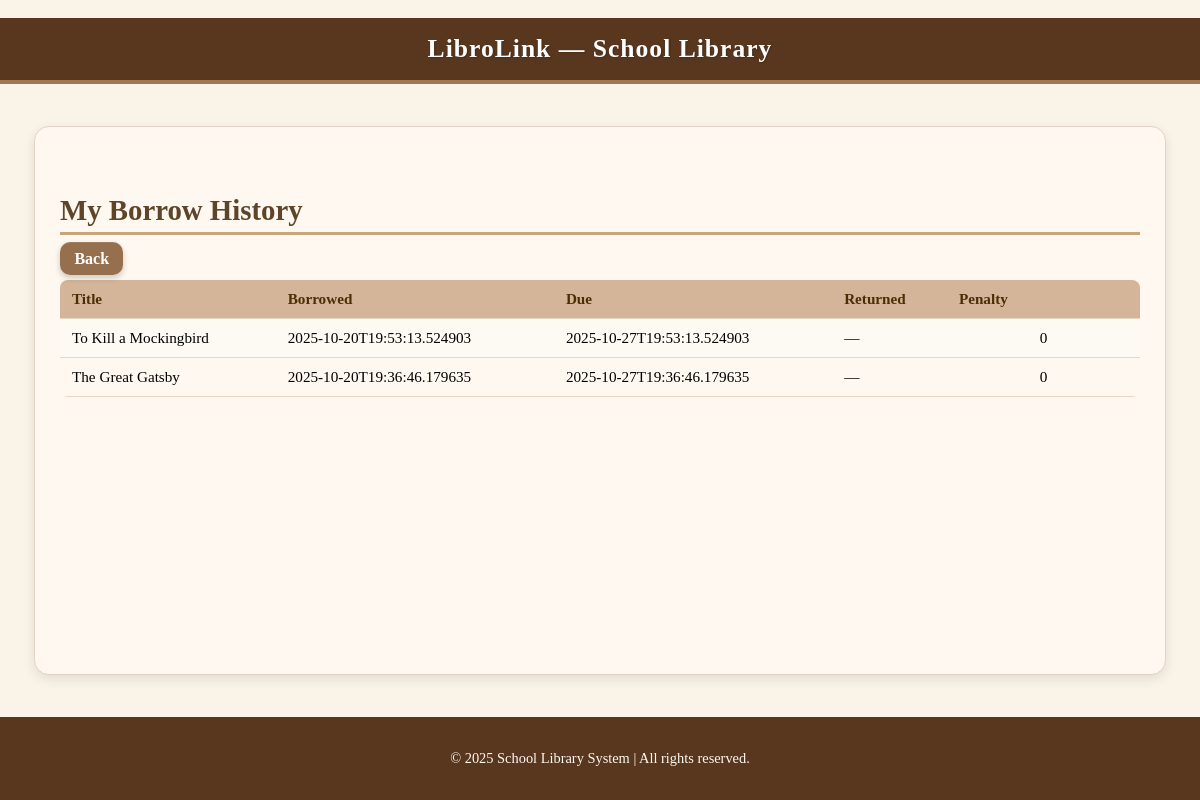
/my_history (signed in), run on the app's committed database.
### tables this page shows
CREATE TABLE borrow_records (
    id INTEGER PRIMARY KEY AUTOINCREMENT,
    user_id INTEGER NOT NULL,
    book_id INTEGER NOT NULL,
    borrow_date TEXT NOT NULL,
    due_date TEXT NOT NULL,
    return_date TEXT,
    penalty REAL DEFAULT 0,
    FOREIGN KEY(user_id) REFERENCES users(id),
    FOREIGN KEY(book_id) REFERENCES books(id)
);

CREATE TABLE books (
    id INTEGER PRIMARY KEY AUTOINCREMENT,
    title TEXT NOT NULL,
    author TEXT,
    available INTEGER DEFAULT 1
);

### app.py (the view)
@app.route('/my_history')
def my_history():
    if 'user_id' not in session:
        flash("Login to view history.")
        return redirect(url_for('login'))
    conn = get_db_connection()
    records = conn.execute('''
        SELECT br.*, b.title, b.author FROM borrow_records br
        JOIN books b ON br.book_id = b.id
        WHERE br.user_id = ?
        ORDER BY br.borrow_date DESC
    ''', (session['user_id'],)).fetchall()
    conn.close()
    return render_template('history.html', records=records)

### app.py (called while the page is built)
def get_db_connection():
    conn = sqlite3.connect(DB)
    conn.row_factory = sqlite3.Row
    return conn

### templates/history.html
{% extends 'base.html' %}
{% block content %}
<h2>My Borrow History</h2>
<a href="{{ url_for('user_dashboard') }}">Back</a>
{% if records %}
  <table class="table">
    <tr><th>Title</th><th>Borrowed</th><th>Due</th><th>Returned</th><th>Penalty</th></tr>
    {% for r in records %}
    <tr>
      <td>{{ r['title'] }}</td>
      <td>{{ r['borrow_date'] }}</td>
      <td>{{ r['due_date'] }}</td>
      <td>{{ r['return_date'] or '—' }}</td>
      <td>{{ r['penalty'] or 0 }}</td>
    </tr>
    {% endfor %}
  </table>
{% else %}
  <p>No history yet.</p>
{% endif %}
{% endblock %}

### static/style.css (style rules this page uses)
body { font-family: 'Georgia', serif; background-color: #FAF4E8 !important; margin: 0; padding: 0; display: flex; flex-direction: column; min-height: 100vh; }
h2 { color: #5E452A; font-family: 'Times New Roman', serif; font-size: 1.8rem; margin-bottom: 15px; border-bottom: 3px solid #C8A67A; padding-bottom: 5px; }
a, button { background-color: #966F4E; color: white; border: none; padding: 0.5rem 0.9rem; border-radius: 10px; text-decoration: none; cursor: pointer; transition: all 0.3s ease; font-weight: bold; box-shadow: 0 3px 6px rgba(0,0,0,0.2), inset 0 1px 0 rgba(255, 255, 255, 0.1); }
.table { width: 100%; border-collapse: collapse; margin-top: 12px; font-size: 0.95rem; border-radius: 8px; overflow: hidden; }
.table th, .table td { padding: 10px 12px; text-align: left; border-bottom: 1px solid #E6D6C2; }
.table th { background-color: #D4B599; color: #4B2E05; font-weight: 600; }
.table tr:nth-child(even) { background-color: #FDF9F3; }
.table td:last-child { text-align: center; white-space: nowrap; min-width: 120px; }

### data on the page
borrow_records: title "To Kill a Mockingbird", borrow_date "2025-10-20T19:53:13.524903", due_date "2025-10-27T19:53:13.524903", r "—", penalty "0"
borrow_records: title "The Great Gatsby", borrow_date "2025-10-20T19:36:46.179635", due_date "2025-10-27T19:36:46.179635", r "—", penalty "0"
